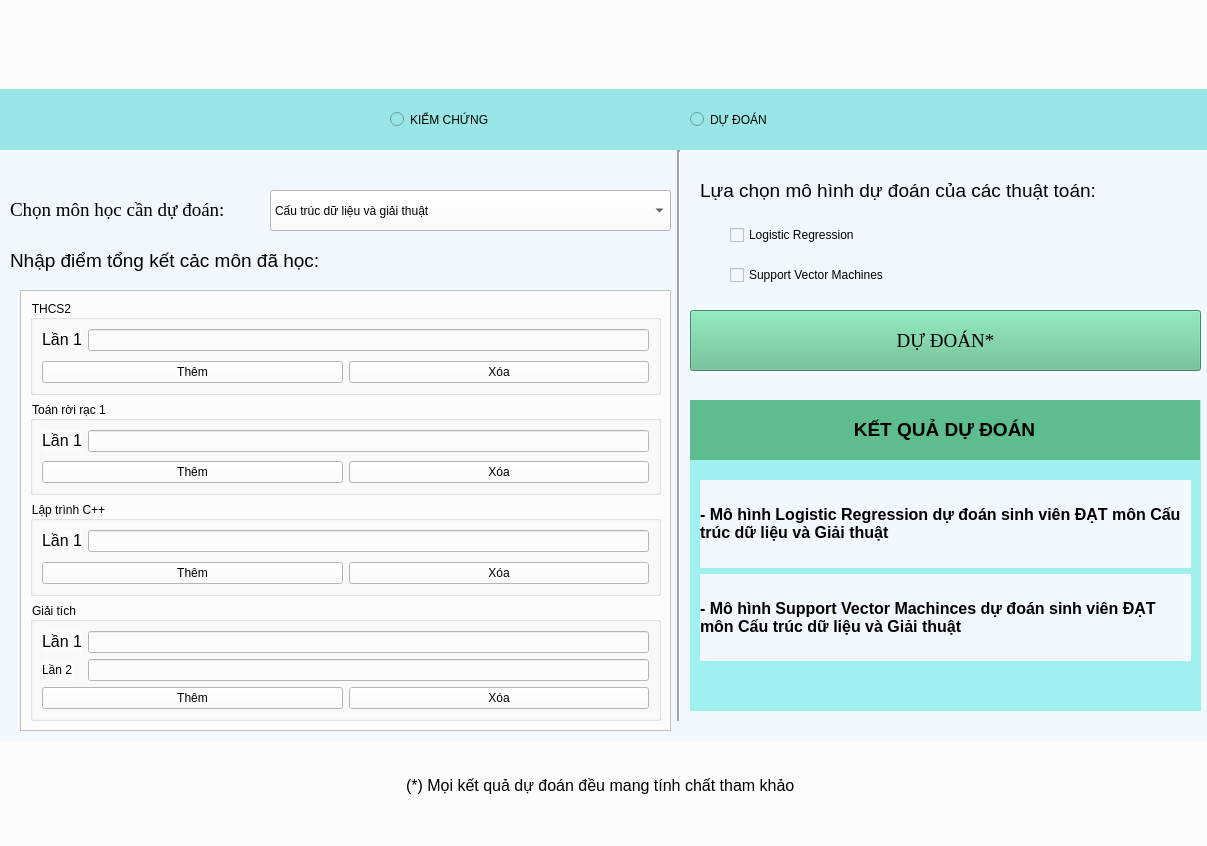
<?xml version="1.0" encoding="UTF-8"?>
<ui version="4.0">
 <class>MainWindow</class>
 <widget class="QMainWindow" name="MainWindow">
  <property name="geometry">
   <rect>
    <x>0</x>
    <y>0</y>
    <width>1207</width>
    <height>846</height>
   </rect>
  </property>
  <property name="font">
   <font>
    <weight>75</weight>
    <italic>true</italic>
    <bold>true</bold>
    <underline>true</underline>
    <strikeout>true</strikeout>
    <stylestrategy>NoAntialias</stylestrategy>
   </font>
  </property>
  <property name="windowTitle">
   <string>MainWindow</string>
  </property>
  <property name="autoFillBackground">
   <bool>false</bool>
  </property>
  <property name="styleSheet">
   <string notr="true">background-color: rgb(252, 252, 252);
</string>
  </property>
  <widget class="QWidget" name="centralwidget">
   <widget class="QWidget" name="horizontalLayoutWidget">
    <property name="geometry">
     <rect>
      <x>0</x>
      <y>0</y>
      <width>1211</width>
      <height>85</height>
     </rect>
    </property>
    <layout class="QHBoxLayout" name="horizontalLayout">
     <item>
      <spacer name="horizontalSpacer">
       <property name="orientation">
        <enum>Qt::Horizontal</enum>
       </property>
       <property name="sizeHint" stdset="0">
        <size>
         <width>208</width>
         <height>20</height>
        </size>
       </property>
      </spacer>
     </item>
     <item>
      <widget class="QLabel" name="label_4">
       <property name="text">
        <string/>
       </property>
       <property name="pixmap">
        <pixmap>logoptithcm.png</pixmap>
       </property>
      </widget>
     </item>
     <item>
      <spacer name="horizontalSpacer_2">
       <property name="orientation">
        <enum>Qt::Horizontal</enum>
       </property>
       <property name="sizeHint" stdset="0">
        <size>
         <width>40</width>
         <height>20</height>
        </size>
       </property>
      </spacer>
     </item>
    </layout>
   </widget>
   <widget class="QLabel" name="label_3">
    <property name="geometry">
     <rect>
      <x>10</x>
      <y>190</y>
      <width>251</width>
      <height>41</height>
     </rect>
    </property>
    <property name="font">
     <font>
      <family>Times New Roman</family>
     </font>
    </property>
    <property name="styleSheet">
     <string notr="true">background-color: rgb(217, 255, 231);
background-color: rgb(242, 248, 255);</string>
    </property>
    <property name="text">
     <string>&lt;!DOCTYPE HTML PUBLIC &quot;-//W3C//DTD HTML 4.0//EN&quot; &quot;http://www.w3.org/TR/REC-html40/strict.dtd&quot;&gt;
&lt;html&gt;&lt;head&gt;&lt;meta name=&quot;qrichtext&quot; content=&quot;1&quot; /&gt;&lt;style type=&quot;text/css&quot;&gt;
p, li { white-space: pre-wrap; }
&lt;/style&gt;&lt;/head&gt;&lt;body style=&quot; font-family:'Times New Roman'; font-size:8pt; font-weight:400; font-style:normal;&quot;&gt;
&lt;p style=&quot; margin-top:12px; margin-bottom:12px; margin-left:0px; margin-right:0px; -qt-block-indent:0; text-indent:0px;&quot;&gt;&lt;span style=&quot; font-family:'MS Shell Dlg 2'; font-size:14pt;&quot;&gt;Chọn môn học cần dự đoán:&lt;/span&gt;&lt;/p&gt;&lt;/body&gt;&lt;/html&gt;</string>
    </property>
    <property name="textFormat">
     <enum>Qt::AutoText</enum>
    </property>
   </widget>
   <widget class="QComboBox" name="comboBox">
    <property name="geometry">
     <rect>
      <x>270</x>
      <y>190</y>
      <width>401</width>
      <height>41</height>
     </rect>
    </property>
    <property name="styleSheet">
     <string notr="true">font: 14pt &quot;Times New Roman&quot;;</string>
    </property>
    <item>
     <property name="text">
      <string>Cấu trúc dữ liệu và giải thuật</string>
     </property>
    </item>
    <item>
     <property name="text">
      <string>Lập trình C++</string>
     </property>
    </item>
   </widget>
   <widget class="QToolBox" name="toolBox">
    <property name="geometry">
     <rect>
      <x>-270</x>
      <y>540</y>
      <width>85</width>
      <height>147</height>
     </rect>
    </property>
    <property name="currentIndex">
     <number>0</number>
    </property>
    <widget class="QWidget" name="page">
     <property name="geometry">
      <rect>
       <x>0</x>
       <y>0</y>
       <width>85</width>
       <height>93</height>
      </rect>
     </property>
     <attribute name="label">
      <string>Page 1</string>
     </attribute>
    </widget>
    <widget class="QWidget" name="page_2">
     <property name="geometry">
      <rect>
       <x>0</x>
       <y>0</y>
       <width>85</width>
       <height>93</height>
      </rect>
     </property>
     <attribute name="label">
      <string>Page 2</string>
     </attribute>
    </widget>
   </widget>
   <widget class="QScrollArea" name="scrollArea">
    <property name="geometry">
     <rect>
      <x>20</x>
      <y>290</y>
      <width>651</width>
      <height>441</height>
     </rect>
    </property>
    <property name="widgetResizable">
     <bool>true</bool>
    </property>
    <widget class="QWidget" name="scrollAreaWidgetContents">
     <property name="geometry">
      <rect>
       <x>0</x>
       <y>0</y>
       <width>628</width>
       <height>458</height>
      </rect>
     </property>
     <layout class="QVBoxLayout" name="verticalLayout_2">
      <item>
       <widget class="QGroupBox" name="groupBox">
        <property name="font">
         <font>
          <pointsize>9</pointsize>
         </font>
        </property>
        <property name="title">
         <string>THCS2</string>
        </property>
        <layout class="QVBoxLayout" name="verticalLayout">
         <item>
          <layout class="QFormLayout" name="formLayout_3">
           <item row="0" column="0">
            <widget class="QLabel" name="lN1Label">
             <property name="text">
              <string>&lt;html&gt;&lt;head/&gt;&lt;body&gt;&lt;p&gt;&lt;span style=&quot; font-size:12pt;&quot;&gt;Lần 1&lt;/span&gt;&lt;/p&gt;&lt;/body&gt;&lt;/html&gt;</string>
             </property>
            </widget>
           </item>
           <item row="0" column="1">
            <widget class="QLineEdit" name="lN1LineEdit"/>
           </item>
          </layout>
         </item>
         <item>
          <layout class="QHBoxLayout" name="horizontalLayout_2">
           <item>
            <widget class="QPushButton" name="pushButton_3">
             <property name="styleSheet">
              <string notr="true">font: 12pt &quot;Times New Roman&quot;;</string>
             </property>
             <property name="text">
              <string>Thêm</string>
             </property>
            </widget>
           </item>
           <item>
            <widget class="QPushButton" name="pushButton_2">
             <property name="styleSheet">
              <string notr="true">font: 12pt &quot;Times New Roman&quot;;</string>
             </property>
             <property name="text">
              <string>Xóa</string>
             </property>
            </widget>
           </item>
          </layout>
         </item>
        </layout>
       </widget>
      </item>
      <item>
       <widget class="QGroupBox" name="groupBox_2">
        <property name="font">
         <font>
          <pointsize>9</pointsize>
         </font>
        </property>
        <property name="title">
         <string>Toán rời rạc 1</string>
        </property>
        <layout class="QVBoxLayout" name="verticalLayout_3">
         <item>
          <layout class="QFormLayout" name="formLayout_4">
           <item row="0" column="0">
            <widget class="QLabel" name="lN1Label_2">
             <property name="text">
              <string>&lt;html&gt;&lt;head/&gt;&lt;body&gt;&lt;p&gt;&lt;span style=&quot; font-size:12pt;&quot;&gt;Lần 1&lt;/span&gt;&lt;/p&gt;&lt;/body&gt;&lt;/html&gt;</string>
             </property>
            </widget>
           </item>
           <item row="0" column="1">
            <widget class="QLineEdit" name="lN1LineEdit_2"/>
           </item>
          </layout>
         </item>
         <item>
          <layout class="QHBoxLayout" name="horizontalLayout_3">
           <item>
            <widget class="QPushButton" name="pushButton_5">
             <property name="styleSheet">
              <string notr="true">font: 12pt &quot;Times New Roman&quot;;</string>
             </property>
             <property name="text">
              <string>Thêm</string>
             </property>
            </widget>
           </item>
           <item>
            <widget class="QPushButton" name="pushButton_4">
             <property name="styleSheet">
              <string notr="true">font: 12pt &quot;Times New Roman&quot;;</string>
             </property>
             <property name="text">
              <string>Xóa</string>
             </property>
            </widget>
           </item>
          </layout>
         </item>
        </layout>
       </widget>
      </item>
      <item>
       <widget class="QGroupBox" name="groupBox_3">
        <property name="font">
         <font>
          <pointsize>9</pointsize>
         </font>
        </property>
        <property name="title">
         <string>Lập trình C++</string>
        </property>
        <layout class="QVBoxLayout" name="verticalLayout_4">
         <item>
          <layout class="QFormLayout" name="formLayout_5">
           <item row="0" column="0">
            <widget class="QLabel" name="lN1Label_3">
             <property name="text">
              <string>&lt;html&gt;&lt;head/&gt;&lt;body&gt;&lt;p&gt;&lt;span style=&quot; font-size:12pt;&quot;&gt;Lần 1&lt;/span&gt;&lt;/p&gt;&lt;/body&gt;&lt;/html&gt;</string>
             </property>
            </widget>
           </item>
           <item row="0" column="1">
            <widget class="QLineEdit" name="lN1LineEdit_3"/>
           </item>
          </layout>
         </item>
         <item>
          <layout class="QHBoxLayout" name="horizontalLayout_4">
           <item>
            <widget class="QPushButton" name="pushButton_7">
             <property name="styleSheet">
              <string notr="true">font: 12pt &quot;Times New Roman&quot;;</string>
             </property>
             <property name="text">
              <string>Thêm</string>
             </property>
            </widget>
           </item>
           <item>
            <widget class="QPushButton" name="pushButton_6">
             <property name="styleSheet">
              <string notr="true">font: 12pt &quot;Times New Roman&quot;;</string>
             </property>
             <property name="text">
              <string>Xóa</string>
             </property>
            </widget>
           </item>
          </layout>
         </item>
        </layout>
       </widget>
      </item>
      <item>
       <widget class="QGroupBox" name="groupBox_4">
        <property name="font">
         <font>
          <pointsize>9</pointsize>
         </font>
        </property>
        <property name="title">
         <string>Giải tích</string>
        </property>
        <layout class="QVBoxLayout" name="verticalLayout_5">
         <item>
          <layout class="QFormLayout" name="formLayout_6">
           <item row="0" column="0">
            <widget class="QLabel" name="lN1Label_4">
             <property name="text">
              <string>&lt;html&gt;&lt;head/&gt;&lt;body&gt;&lt;p&gt;&lt;span style=&quot; font-size:12pt;&quot;&gt;Lần 1&lt;/span&gt;&lt;/p&gt;&lt;/body&gt;&lt;/html&gt;</string>
             </property>
            </widget>
           </item>
           <item row="0" column="1">
            <widget class="QLineEdit" name="lN1LineEdit_4"/>
           </item>
           <item row="1" column="0">
            <widget class="QLabel" name="lN2Label">
             <property name="text">
              <string>Lần 2</string>
             </property>
            </widget>
           </item>
           <item row="1" column="1">
            <widget class="QLineEdit" name="lN2LineEdit"/>
           </item>
          </layout>
         </item>
         <item>
          <layout class="QHBoxLayout" name="horizontalLayout_5">
           <item>
            <widget class="QPushButton" name="pushButton_8">
             <property name="styleSheet">
              <string notr="true">font: 12pt &quot;Times New Roman&quot;;</string>
             </property>
             <property name="text">
              <string>Thêm</string>
             </property>
            </widget>
           </item>
           <item>
            <widget class="QPushButton" name="pushButton_9">
             <property name="styleSheet">
              <string notr="true">font: 12pt &quot;Times New Roman&quot;;</string>
             </property>
             <property name="text">
              <string>Xóa</string>
             </property>
            </widget>
           </item>
          </layout>
         </item>
        </layout>
       </widget>
      </item>
     </layout>
    </widget>
   </widget>
   <widget class="QLabel" name="label">
    <property name="geometry">
     <rect>
      <x>10</x>
      <y>240</y>
      <width>331</width>
      <height>41</height>
     </rect>
    </property>
    <property name="styleSheet">
     <string notr="true">background-color: rgb(217, 255, 231);
background-color: rgb(242, 248, 255);</string>
    </property>
    <property name="text">
     <string>&lt;html&gt;&lt;head/&gt;&lt;body&gt;&lt;p&gt;&lt;span style=&quot; font-size:14pt;&quot;&gt;Nhập điểm tổng kết cảc môn đã học:&lt;/span&gt;&lt;/p&gt;&lt;/body&gt;&lt;/html&gt;</string>
    </property>
   </widget>
   <widget class="QWidget" name="widget" native="true">
    <property name="geometry">
     <rect>
      <x>680</x>
      <y>150</y>
      <width>531</width>
      <height>591</height>
     </rect>
    </property>
    <property name="styleSheet">
     <string notr="true">background-color: rgb(217, 255, 231);
background-color: rgb(242, 248, 255);</string>
    </property>
    <widget class="QCheckBox" name="checkBox_2">
     <property name="geometry">
      <rect>
       <x>50</x>
       <y>110</y>
       <width>231</width>
       <height>30</height>
      </rect>
     </property>
     <property name="styleSheet">
      <string notr="true">font: 14pt &quot;Times New Roman&quot;;</string>
     </property>
     <property name="text">
      <string>Support Vector Machines</string>
     </property>
    </widget>
    <widget class="QCheckBox" name="checkBox">
     <property name="geometry">
      <rect>
       <x>50</x>
       <y>70</y>
       <width>201</width>
       <height>30</height>
      </rect>
     </property>
     <property name="styleSheet">
      <string notr="true">font: 14pt &quot;Times New Roman&quot;;
background-color: rgb(217, 255, 231);
background-color: rgb(242, 248, 255);</string>
     </property>
     <property name="text">
      <string>Logistic Regression</string>
     </property>
    </widget>
    <widget class="QWidget" name="widget_3" native="true">
     <property name="geometry">
      <rect>
       <x>10</x>
       <y>250</y>
       <width>511</width>
       <height>311</height>
      </rect>
     </property>
     <property name="styleSheet">
      <string notr="true">background-color: rgb(160, 240, 240);</string>
     </property>
     <widget class="QWidget" name="horizontalLayoutWidget_2">
      <property name="geometry">
       <rect>
        <x>-1</x>
        <y>-1</y>
        <width>511</width>
        <height>61</height>
       </rect>
      </property>
      <layout class="QHBoxLayout" name="horizontalLayout_6">
       <item>
        <widget class="QLabel" name="label_5">
         <property name="styleSheet">
          <string notr="true">background-color: rgb(94, 189, 140);</string>
         </property>
         <property name="text">
          <string>&lt;html&gt;&lt;head/&gt;&lt;body&gt;&lt;p align=&quot;center&quot;&gt;&lt;span style=&quot; font-size:14pt; font-weight:600;&quot;&gt;KẾT QUẢ DỰ ĐOÁN&lt;/span&gt;&lt;/p&gt;&lt;/body&gt;&lt;/html&gt;</string>
         </property>
        </widget>
       </item>
      </layout>
     </widget>
     <widget class="QWidget" name="verticalLayoutWidget">
      <property name="geometry">
       <rect>
        <x>10</x>
        <y>80</y>
        <width>491</width>
        <height>181</height>
       </rect>
      </property>
      <layout class="QVBoxLayout" name="verticalLayout_6">
       <property name="sizeConstraint">
        <enum>QLayout::SetDefaultConstraint</enum>
       </property>
       <item>
        <widget class="QLabel" name="label_7">
         <property name="styleSheet">
          <string notr="true">background-color: rgb(217, 255, 231);
background-color: rgb(242, 248, 255);</string>
         </property>
         <property name="text">
          <string>&lt;html&gt;&lt;head/&gt;&lt;body&gt;&lt;p&gt;&lt;span style=&quot; font-size:12pt; font-weight:600;&quot;&gt;- Mô hình Logistic Regression dự đoán sinh viên ĐẠT môn Cấu trúc dữ liệu và Giải thuật&lt;/span&gt;&lt;/p&gt;&lt;/body&gt;&lt;/html&gt;</string>
         </property>
         <property name="scaledContents">
          <bool>true</bool>
         </property>
         <property name="wordWrap">
          <bool>true</bool>
         </property>
        </widget>
       </item>
       <item>
        <widget class="QLabel" name="label_8">
         <property name="styleSheet">
          <string notr="true">background-color: rgb(217, 255, 231);
background-color: rgb(242, 248, 255);</string>
         </property>
         <property name="text">
          <string>&lt;html&gt;&lt;head/&gt;&lt;body&gt;&lt;p&gt;&lt;span style=&quot; font-size:12pt; font-weight:600;&quot;&gt;- Mô hình Support Vector Machinces dự đoán sinh viên ĐẠT môn Cấu trúc dữ liệu và Giải thuật&lt;/span&gt;&lt;/p&gt;&lt;/body&gt;&lt;/html&gt;</string>
         </property>
         <property name="wordWrap">
          <bool>true</bool>
         </property>
        </widget>
       </item>
      </layout>
     </widget>
    </widget>
    <widget class="QWidget" name="widget_4" native="true">
     <property name="geometry">
      <rect>
       <x>10</x>
       <y>70</y>
       <width>511</width>
       <height>80</height>
      </rect>
     </property>
    </widget>
    <widget class="QPushButton" name="pushButton">
     <property name="geometry">
      <rect>
       <x>10</x>
       <y>160</y>
       <width>511</width>
       <height>61</height>
      </rect>
     </property>
     <property name="font">
      <font>
       <family>Times New Roman</family>
       <pointsize>14</pointsize>
       <weight>9</weight>
       <italic>false</italic>
       <bold>false</bold>
      </font>
     </property>
     <property name="styleSheet">
      <string notr="true">font: 75 14pt &quot;Times New Roman&quot;;
background-color: rgb(94, 189, 140);</string>
     </property>
     <property name="text">
      <string>DỰ ĐOÁN*</string>
     </property>
    </widget>
    <zorder>widget_4</zorder>
    <zorder>checkBox_2</zorder>
    <zorder>checkBox</zorder>
    <zorder>widget_3</zorder>
    <zorder>pushButton</zorder>
   </widget>
   <widget class="QWidget" name="widget_2" native="true">
    <property name="geometry">
     <rect>
      <x>-1</x>
      <y>150</y>
      <width>681</width>
      <height>591</height>
     </rect>
    </property>
    <property name="styleSheet">
     <string notr="true">background-color: rgb(217, 255, 231);
background-color: rgb(242, 248, 255);</string>
    </property>
    <widget class="Line" name="line">
     <property name="geometry">
      <rect>
       <x>670</x>
       <y>0</y>
       <width>20</width>
       <height>571</height>
      </rect>
     </property>
     <property name="sizePolicy">
      <sizepolicy hsizetype="Fixed" vsizetype="Minimum">
       <horstretch>0</horstretch>
       <verstretch>0</verstretch>
      </sizepolicy>
     </property>
     <property name="styleSheet">
      <string notr="true">color: rgb(0, 0, 0);</string>
     </property>
     <property name="lineWidth">
      <number>2</number>
     </property>
     <property name="orientation">
      <enum>Qt::Vertical</enum>
     </property>
    </widget>
   </widget>
   <widget class="QLabel" name="label_2">
    <property name="geometry">
     <rect>
      <x>700</x>
      <y>170</y>
      <width>421</width>
      <height>41</height>
     </rect>
    </property>
    <property name="styleSheet">
     <string notr="true">background-color: rgb(217, 255, 231);
background-color: rgb(242, 248, 255);</string>
    </property>
    <property name="text">
     <string>&lt;html&gt;&lt;head/&gt;&lt;body&gt;&lt;p&gt;&lt;span style=&quot; font-size:14pt;&quot;&gt;Lựa chọn mô hình dự đoán của các thuật toán:&lt;/span&gt;&lt;/p&gt;&lt;/body&gt;&lt;/html&gt;</string>
    </property>
   </widget>
   <widget class="QWidget" name="horizontalLayoutWidget_3">
    <property name="geometry">
     <rect>
      <x>0</x>
      <y>750</y>
      <width>1201</width>
      <height>71</height>
     </rect>
    </property>
    <layout class="QHBoxLayout" name="horizontalLayout_7">
     <item>
      <spacer name="horizontalSpacer_5">
       <property name="orientation">
        <enum>Qt::Horizontal</enum>
       </property>
       <property name="sizeHint" stdset="0">
        <size>
         <width>40</width>
         <height>20</height>
        </size>
       </property>
      </spacer>
     </item>
     <item>
      <widget class="QLabel" name="label_6">
       <property name="text">
        <string>&lt;html&gt;&lt;head/&gt;&lt;body&gt;&lt;p&gt;&lt;span style=&quot; font-size:12pt;&quot;&gt;(*) Mọi kết quả dự đoán đều mang tính chất tham khảo&lt;/span&gt;&lt;/p&gt;&lt;/body&gt;&lt;/html&gt;</string>
       </property>
      </widget>
     </item>
     <item>
      <spacer name="horizontalSpacer_6">
       <property name="orientation">
        <enum>Qt::Horizontal</enum>
       </property>
       <property name="sizeHint" stdset="0">
        <size>
         <width>40</width>
         <height>20</height>
        </size>
       </property>
      </spacer>
     </item>
    </layout>
   </widget>
   <widget class="QWidget" name="widget_5" native="true">
    <property name="geometry">
     <rect>
      <x>0</x>
      <y>89</y>
      <width>1211</width>
      <height>61</height>
     </rect>
    </property>
    <property name="styleSheet">
     <string notr="true">background-color: rgb(153, 230, 230);</string>
    </property>
    <widget class="QRadioButton" name="radioButton">
     <property name="geometry">
      <rect>
       <x>390</x>
       <y>0</y>
       <width>161</width>
       <height>61</height>
      </rect>
     </property>
     <property name="toolTip">
      <string>&lt;html&gt;&lt;head/&gt;&lt;body&gt;&lt;p&gt;&lt;br/&gt;&lt;/p&gt;&lt;/body&gt;&lt;/html&gt;</string>
     </property>
     <property name="styleSheet">
      <string notr="true">font: 75 11pt &quot;Times New Roman&quot;;</string>
     </property>
     <property name="text">
      <string>KIỂM CHỨNG</string>
     </property>
    </widget>
    <widget class="QRadioButton" name="radioButton_2">
     <property name="geometry">
      <rect>
       <x>690</x>
       <y>5</y>
       <width>161</width>
       <height>51</height>
      </rect>
     </property>
     <property name="styleSheet">
      <string notr="true">font: 75 11pt &quot;Times New Roman&quot;;</string>
     </property>
     <property name="text">
      <string>DỰ ĐOÁN</string>
     </property>
    </widget>
   </widget>
   <zorder>widget_2</zorder>
   <zorder>widget</zorder>
   <zorder>horizontalLayoutWidget</zorder>
   <zorder>label_3</zorder>
   <zorder>comboBox</zorder>
   <zorder>toolBox</zorder>
   <zorder>scrollArea</zorder>
   <zorder>label</zorder>
   <zorder>label_2</zorder>
   <zorder>horizontalLayoutWidget_3</zorder>
   <zorder>widget_5</zorder>
  </widget>
  <widget class="QMenuBar" name="menubar">
   <property name="geometry">
    <rect>
     <x>0</x>
     <y>0</y>
     <width>1207</width>
     <height>21</height>
    </rect>
   </property>
  </widget>
  <widget class="QStatusBar" name="statusbar"/>
 </widget>
 <resources/>
 <connections/>
</ui>
